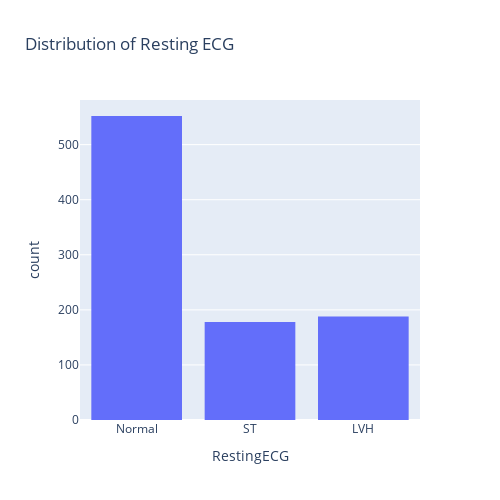

Source (notebook cell):
### Code cell
fig=px.histogram(df, x="RestingECG", hover_data=df.columns, title="Distribution of Resting ECG",width=500, height=500)
fig.show()

### Figure 1 — Plotly figure (JSON) as saved in the notebook; plotly's stock layout.template omitted (floating-point values rounded to 4 significant figures; data arrays with more than 128 entries replaced by an {"elided": "..."} marker saying what was removed)
{"data": [{"alignmentgroup": "True", "bingroup": "x", "hovertemplate": "RestingECG=%{x}<br>count=%{y}<extra></extra>", "legendgroup": "", "marker": {"color": "#636efa", "pattern": {"shape": ""}}, "name": "", "offsetgroup": "", "orientation": "v", "showlegend": false, "type": "histogram", "x": {"elided": "918 str values"}, "xaxis": "x", "yaxis": "y"}], "layout": {"barmode": "relative", "height": 500, "legend": {"tracegroupgap": 0}, "title": {"text": "Distribution of Resting ECG"}, "width": 500, "xaxis": {"anchor": "y", "domain": [0, 1], "title": {"text": "RestingECG"}}, "yaxis": {"anchor": "x", "domain": [0, 1], "title": {"text": "count"}}}}
